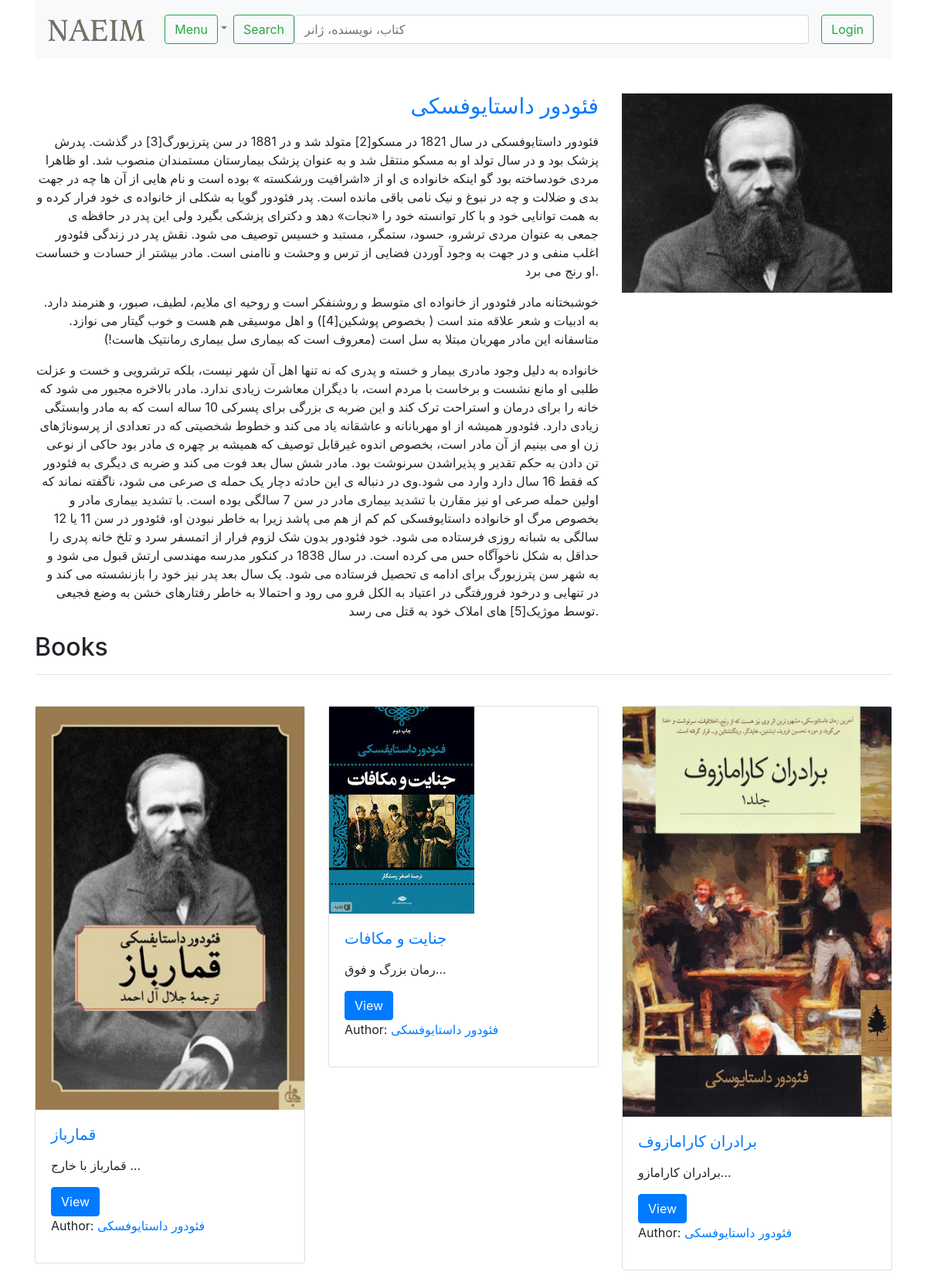
The app's page /authors/فئودور-داستایوفسکی/ with its own data.
### authors/models.py (models this page shows)
class Author(models.Model):
    fullName = models.CharField(max_length=200)
    bio = models.TextField(null=True, blank=True,)
    slug = models.SlugField(unique=True, allow_unicode=True, max_length=200)
    created = models.DateTimeField(auto_now=False, auto_now_add=True)
    updated = models.DateTimeField(auto_now=True, auto_now_add=False)
    image = models.ImageField(upload_to='images/authors',  #use upload location
                                    null=True,
                                    blank=True,
                                    )
    def __str__(self):
        return self.fullName
    def get_absolute_url(self):
        return reverse("authors:detail", kwargs={"slug": self.slug})
    class Meta:
        ordering = ['-created', '-updated']

### books/models.py (models this page shows, shortened)
class Book(models.Model):
    genre_choices = [
        ('General','عمومی'),
        ('Novel','رمان'),
        ('Poetry','شعر'),
        ('Historic','تاریخی'),
        ('Philosophical','فلسفی'),
        ('Psychology','روانشناسی'),
    ]
    name = models.CharField(max_length=200)
    author = models.ForeignKey(Author, on_delete = models.CASCADE)
    summary = models.TextField(null=True)
    slug = models.SlugField(unique=True, allow_unicode=True, max_length=200)
    available = models.BooleanField(default=True)
    created = models.DateTimeField(auto_now=False, auto_now_add=True)
    updated = models.DateTimeField(auto_now=True, auto_now_add=False)
    image = models.ImageField(upload_to='images/books',  #use upload location
                                    null=True,
                                    blank=True,
                                    )
    genre = models.CharField(
        max_length=200,
        choices=genre_choices,
        default='General',
    )
    class Meta:
        ordering = ['-created', '-updated']
    def get_absolute_url(self):
        return reverse("books:detail", kwargs={"slug": self.slug})

### authors/views.py (called while the page is built)
def detail(request, slug=None): # retrive
    author = Author.objects.get(slug=slug)
    context = {
        'author': author,
        'books': author.book_set.all()
    }
    return render(
        request=request,
        template_name='authors/detail.html',
        context=context
    )

### templates/authors/detail.html (shortened to what this page needs)
{%extends 'base.html'%}
{%block content%}
<div class="row" >
  <div class="col-md-8" style="text-align: right;">
    <h3 class="card-title"><a href='{{author.get_absolute_url}}'>{{author.fullName}}</a></h3>
    <p class="card-text">{{author.bio | linebreaks}}</p>
  </div>
  <div class="col-md-4">
    {%if author.image%}
    <img src="{{author.image.url}}" style="max-width: 100%; height: auto;" alt="post-image">
    {%endif%}
  </div>
</div>
<h2>
    Books
</h2>
<hr style="margin-bottom: 40px;">
<div class="row">
  {% for book in books %}
    <div class="col-md-4" style="margin-bottom: 15px;">
      <div class="card">
          {%if book.image%}
          <a href="{{book.get_absolute_url}}"><img src="{{book.image.url}}" style="max-width: 100%; height: auto;" alt="post-image"></a>
          {%endif%}
          <div class="card-body">
          <h5 class="card-title"><a href='{{book.get_absolute_url}}'>{{book.name}}</a></h5>
          <p class="card-text">{{book.summary | linebreaks | truncatechars:20 }}</p>
          <a href='{{book.get_absolute_url}}' class="btn btn-primary">View</a>
          <p> Author: <a href="{{book.author.get_absolute_url}}">{{book.author}}</a></p>
        </div>
      </div>
    </div>
  {% endfor %}
</div>
{%endblock%}

### records on screen
Author: fullName "فئودور داستایوفسکی", bio "فئودور داستایوفسکی در سال 1821 در مسکو[2] متولد شد و در 1881 در سن پترزبورگ[3] در گذشت. پدرش پزشک بود و در سال تولد او به مسکو منتقل شد و به عنوان پزشک بیمارستان مستمندان منصوب شد. او ظاهرا مردی خودساخته بود گو اینکه خانواده ی او از «اشرافیت ورشکسته » بوده است و نام هایی از آن ها چه در جهت بدی و ضلالت و چه در نبوغ و نیک نامی باقی مانده است. پدر فئودور گویا به شکلی از خانواده ی خود فرار کرده و به همت توانایی خود و با کار توانسته خود را «نجات» دهد و دکترای پزشکی بگیرد ولی این پدر در حافظه ی جمعی به عنوان مردی ترشرو، حسود، ستمگر، مستبد و خسیس توصیف می شود. نقش پدر در زندگی فئودور اغلب منفی و در جهت به وجود آوردن فضایی از ترس و وحشت و ناامنی است. مادر بیشتر از حسادت و خساست او رنج می برد.…", image (picture)
Book: image (picture), name "قمارباز", summary "قمارباز با خارج …", author "فئودور داستایوفسکی"
Book: image (picture), name "جنایت و مکافات", summary "رمان بزرگ و فوق‌…", author "فئودور داستایوفسکی"
Book: image (picture), name "برادران کارامازوف", summary "برادران کارامازو…", author "فئودور داستایوفسکی"
